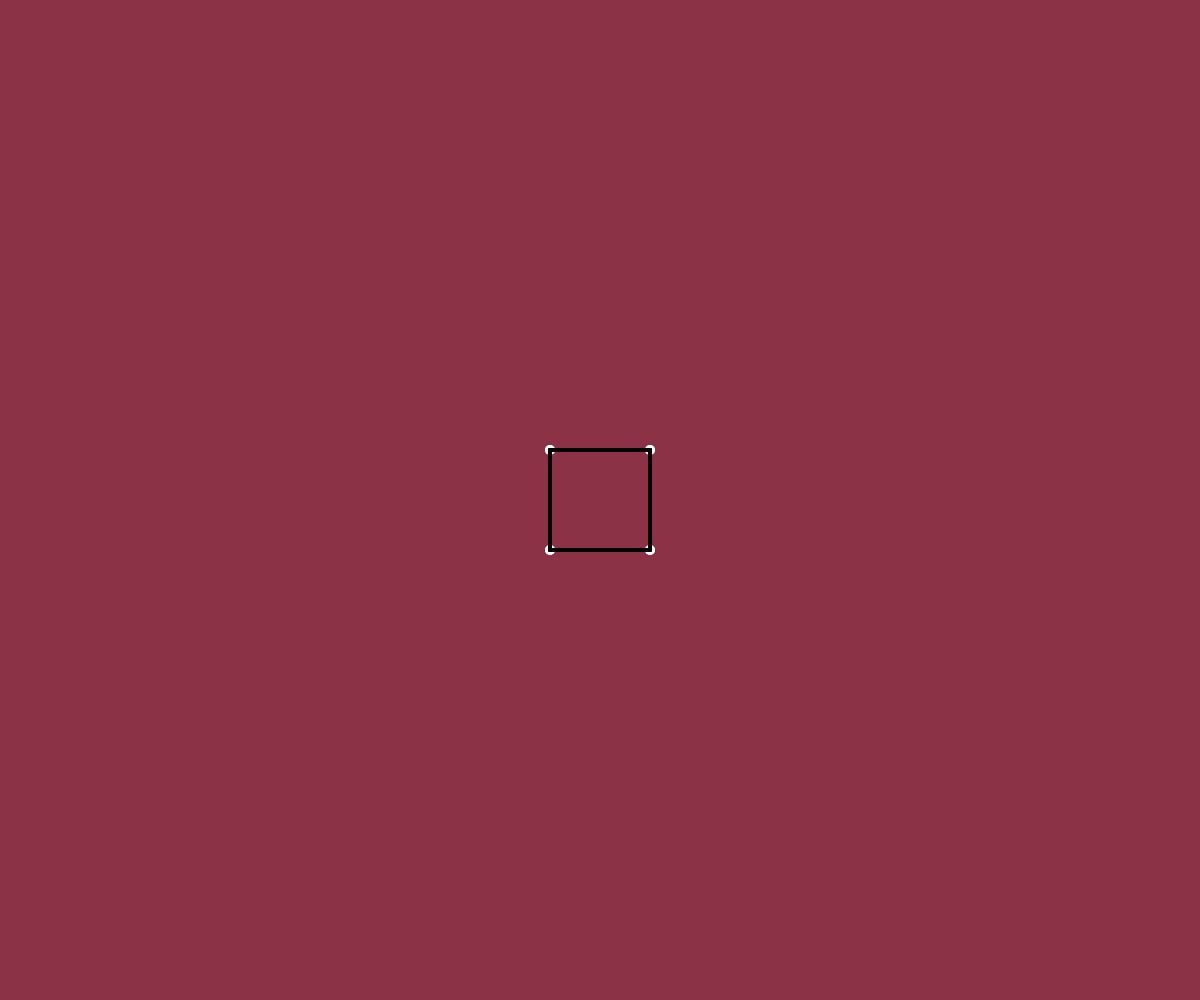
Frame 1 (no input)
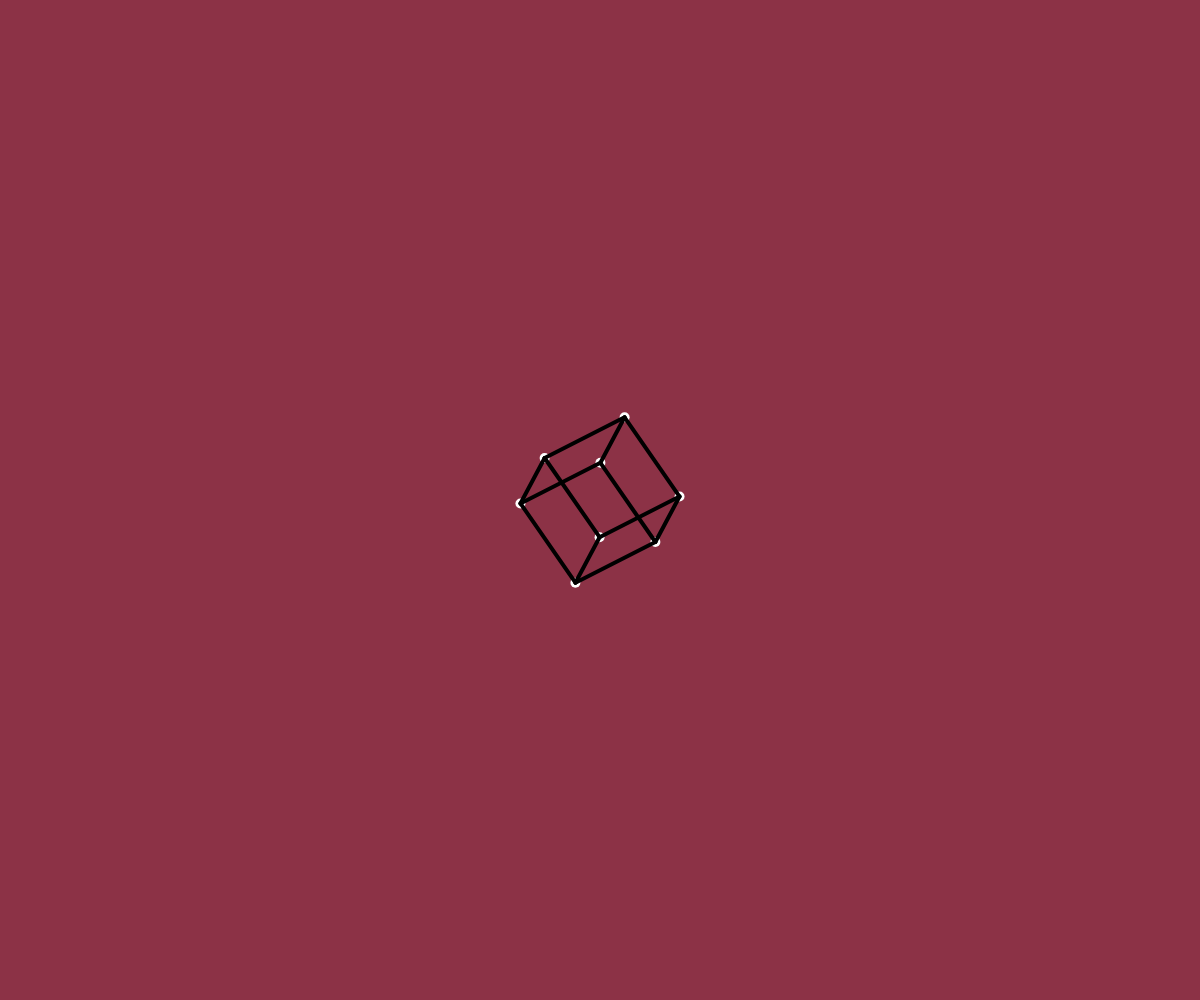
Frame 60 (no input)
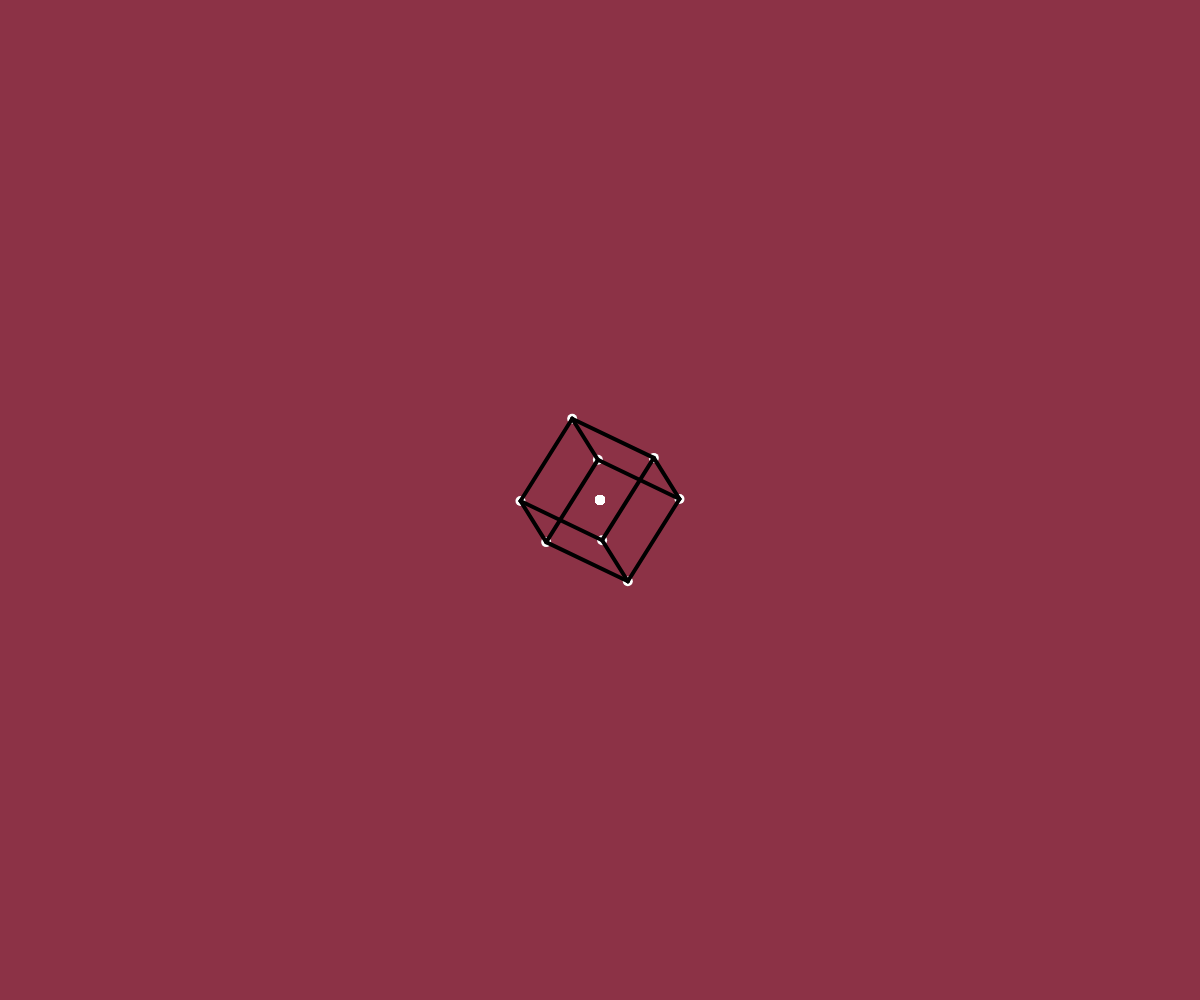
Frame 120 (the mouse pressed at the canvas centre since frame 60)

The p5.js sketch that drew these frames (run headless with seeded random() and noise() and a simulated clock; from frame 60 on, the mouse is pressed at the canvas centre):

// p5.js sketch
// ── sketch.js
let i, j, anglex = 0, angley = 0, anglez = 0;
let temp1, temp2;

function setup() {
  createCanvas(innerWidth, innerHeight);
  angleMode(DEGREES);
  points = [[-.5, -.5, -.5],
            [ .5, -.5, -.5],
            [ .5,  .5, -.5],
            [-.5,  .5, -.5],
            [-.5, -.5,  .5],
            [ .5, -.5,  .5],
            [ .5,  .5,  .5],
            [-.5,  .5,  .5],],
    lines = [],
    len = 8,
    nPoints = [];
    setLines();
}

function draw() {
  background(140, 50, 70);
  clonePoints();
  setrotx();
  setroty();
  setrotz();
  scal(100);
  transformToCentre();
  drawPoints();
  drawLines();
  checkforpoint();
  anglex+=1;
  angley+=1;
  anglez+=2;
}

function checkforpoint(){
  if (mouseIsPressed == true) {
    putpoint();
  }
}

function putpoint() {
  let x = (mouseX-width/2)/100;
  let y = (mouseY-height/2)/100;
  let z = 0;
  let t1 = x;
  let t2 = y;
  let ca = cos(anglez),
      sa = sin(-anglez),
      cb = cos(angley),
      sb = sin(-angley),
      cc = cos(anglex),
      sc = sin(-anglex);

  x = cb*(ca*x-sa*y)+sb*z
  y = cc*(sa*t1+ca*y)+sc*(sb*(ca*t1-sa*y)-cb*z)
  z = sc*(sa*t1+ca*t2)+cc*(-sb*(ca*t1-sa*t2)+cb*z)
  points.push([x,y,z]);
  len++;
}

function clonePoints(){
  nPoints = [];
  for(p of points){
    nPoints.push([p[0],p[1],p[2]]);
  }
}

function drawPoints(){
  strokeWeight(10);
  stroke(255)
  for(p of nPoints){
    point(p[0], p[1]);
  }
}

function scal(s){
  for(i=0;i<len;i++){
    for(j=0;j<3;j++){
      nPoints[i][j] *= s;
    }
  }
}

function transformToCentre(){
  for(i=0;i<len;i++){
    nPoints[i][0] += width/2;
    nPoints[i][1] += height/2;
  }
}

function setrotz(){
  for(i=0;i<len;i++){
    temp1 = nPoints[i][0];
    temp2 = nPoints[i][1];
    nPoints[i][0] = cos(anglez)*temp1 - sin(anglez)*temp2;
    nPoints[i][1] = sin(anglez)*temp1 + cos(anglez)*temp2;
  }
}

function setroty(){
  for(i=0;i<len;i++){
    temp1 = nPoints[i][0];
    temp2 = nPoints[i][2];
    nPoints[i][0] = cos(angley)*temp1 + sin(angley)*temp2;
    nPoints[i][2] = -sin(angley)*temp1 + cos(angley)*temp2;
  }
}

function setrotx(){
  for(i=0;i<len;i++){
    temp1 = nPoints[i][1];
    temp2 = nPoints[i][2];
    nPoints[i][1] = cos(anglex)*temp1 - sin(anglex)*temp2;
    nPoints[i][2] = sin(anglex)*temp1 + cos(anglex)*temp2;
  }
}

function setLines(){
  lines = [];
  for(i=0;i<4;i++){
    lines.push([i, (i+1)%4]);
    lines.push([i+4, (i+1)%4+4])
    lines.push([i, i+4]);
  }
}

function drawLines(){
  strokeWeight(4);
  stroke(0)
  for(l of lines){
    line(nPoints[l[0]][0], nPoints[l[0]][1], nPoints[l[1]][0], nPoints[l[1]][1])
  }
}
// ── style.css
body{
  background-color: gray;
}

h1{
  color: red;
}
